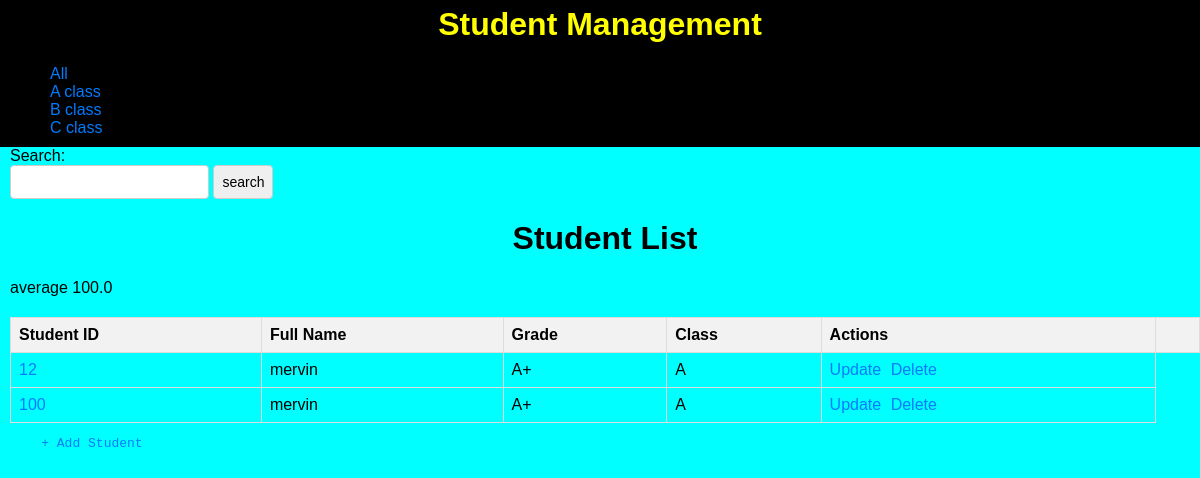
The page /classa/filter on the database as committed earlier.
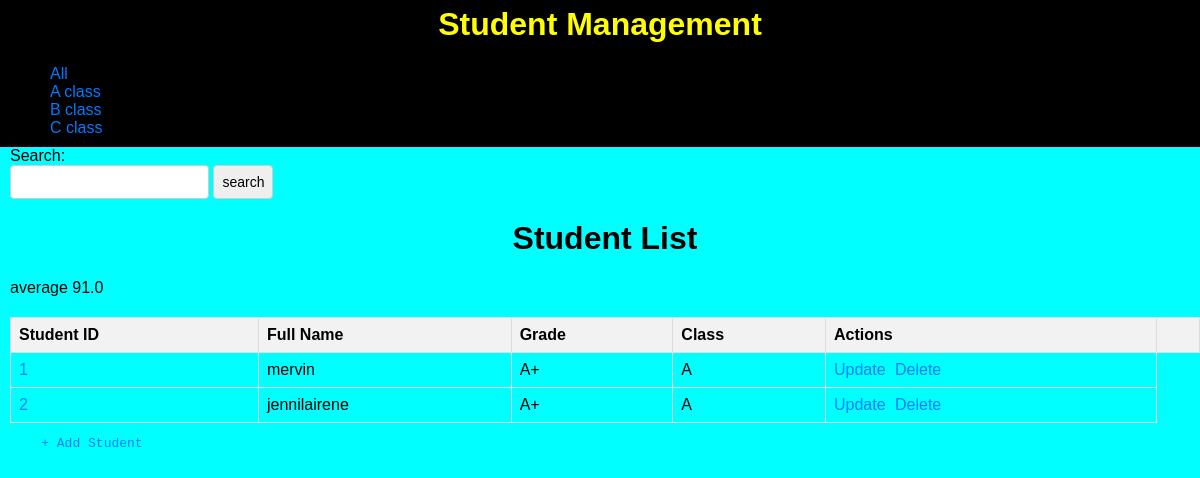
The same page on the database as committed later.
### main.py (models this page shows, shortened)
class Student(db.Model):
  __tablename__ = 'Student'
  student_id = db.Column(db.Integer(), autoincrement=True, primary_key=True)
  full_name = db.Column(db.String(50))
  age = db.Column(db.Integer)
  dateofbirth = db.Column(db.String(50))
  stuclass = db.Column(db.String(50))
  percentage = db.Column(db.Integer)
  grade=db.Column(db.String(50))

### main.py (the view)
@app.route("/classa/filter",methods=["GET","POST"])
def filtera():
  astudent = Student.query.filter_by(stuclass="A").all()
  total=0
  count=0
  for i in astudent:
    total+=i.percentage
    count+=1
  avg=total/count
  return render_template("home.html",astudent=astudent,avg=avg)

### templates/home.html (shortened to what this page needs)
<!DOCTYPE html>
<html>
  <head>
</head>
  <body>
    <div class="top">
      <ul>
        <h1 class="fi">Student Management</h1>
        <ol>
          <a href="/">All
          </a>
        </ol>
        <ol>
          <a href="/classa/filter">A class
          </a>
        </ol>
        <ol>
          <a href="/classb/filter">B class
            </a>
        </ol>
        <ol>
          <a href="/classc/filter">C class
            </a>
        </ol>
      </ul>
    </div>
    <div>
      Search:
      <form action="/student/search" method="GET">
      <input type="text" name="search">
      <input type="submit" value="search" >
      </form>
      </div>
    <h1>Student List</h1>
    {% if avg %}
    average
    {{avg}}
    {% endif %}
    <table>
      <tr>
        <th>Student ID</th>
        <th>Full Name</th>
        <th>Grade</th>
        <th>Class</th>
        <th>Actions<th>
      </tr>
      {% if astudent|length !=0 %}
      {% for i in astudent %}
      <tr>
        <td><a href="/student/{{ i['student_id'] }}">{{ i["student_id"] }}</a></td>
        <td>
          {{ i["full_name"] }}
        </td>
        <td>{{ i["grade"] }}</td>
        <td>{{i["stuclass"]}}</td>
        <td>
          <a href="/student/{{ i['student_id'] }}/update">Update</a>
          <a href="/student/{{ i['student_id'] }}/delete">Delete</a>
        </td>
      </tr>
      {% endfor %}
      {% endif %}
    </table>
    <pre>    <a href="/form">+ Add Student</a></pre>
  </body>
</html>

### templates/home.html (style rules this page uses)
body { font-family: Arial, sans-serif; margin: 0; padding: 0; background-color:cyan; margin-left:10px; }
.top { background-color: black; margin-left:-10px; margin-top:-25px; padding:10px; }
h1 { text-align: center; }
ul { list-style: none; padding: 0; margin: 0; }
a { text-decoration: none; color: #007bff; }
table { width: 100%; border-collapse: collapse; margin-top: 20px; }
th, td { border: 1px solid #ddd; padding: 8px; text-align: left; }
th { background-color: #f2f2f2; }
td a { margin-right: 5px; }
input[type="text"], input[type="submit"] { padding: 8px; border-radius: 4px; border: 1px solid #ccc; font-size: 14px; }
.fi { color:yellow; }

Rows that differ between the two databases and show on the page:
removed Student: student_id "12", full_name "mervin", grade "A+", stuclass "A"
removed Student: student_id "100", full_name "mervin", grade "A+", stuclass "A"
now on this page (row edited): Student: student_id "1", full_name "mervin", grade "A+", stuclass "A"
added Student: student_id "2", full_name "jennilairene", grade "A+", stuclass "A"
Other text that changed with them:
{{ avg }}: "100.0" → "91.0"
